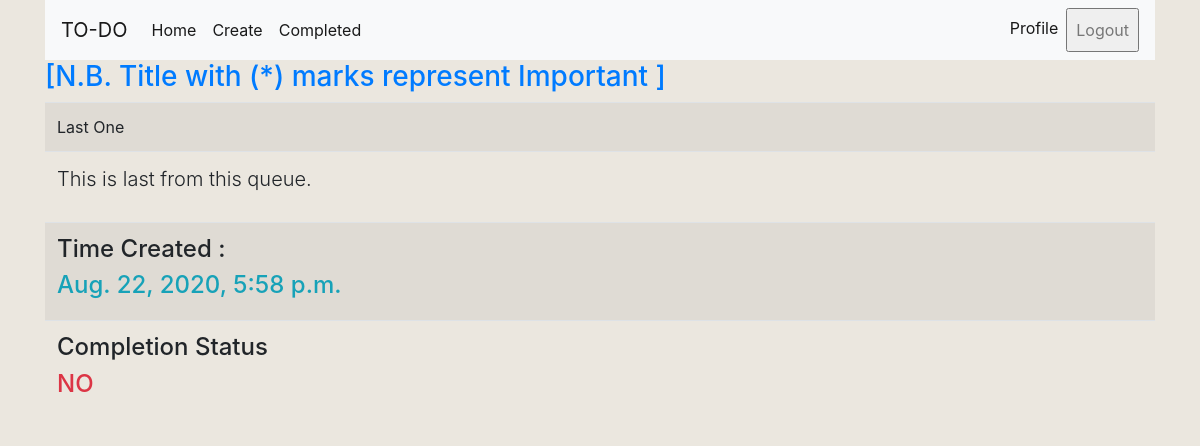
The page /todo/6/ (signed in) on the database its author committed.
### app1/models.py (models this page shows, shortened)
class ToDo(models.Model):
    title = models.CharField(max_length = 100)
    description = models.TextField(blank=True, null=True)
    important = models.BooleanField(default=True)
    time_created = models.DateTimeField(auto_now_add=True, verbose_name = 'Creation Time')
    is_completed = models.BooleanField(blank=True, null=True)
    time_completed = models.DateTimeField(blank=True, null=True, verbose_name = 'Completion Time')
    user = models.ForeignKey(User, on_delete=models.CASCADE)
    class Meta:
        verbose_name_plural = 'ToDo List'

### app1/views.py (the view)
# urls.py: path('todo/<int:pk>/', detailView, name = 'detail-view'),
@login_required
def detailView(request, pk):
    obj = get_object_or_404(ToDo, pk=pk)
    context = {'todo': obj}
    return render(request, 'app1/details.html', context)

### templates/app1/details.html
{% extends 'app1/base.html' %}
{% block content %}
  <div class="coontainer">
    <h3 class="text-primary">[N.B. Title with (*) marks represent Important ]</h3>
    <table class="table table-striped">
      <tbody>
        <tr>
          <td>
            {% if todo.important %}
             <h4 class="font-weight-normal">{{ todo.title  | title }} * {% else %} {{ todo.title | title }}</h4>
            {% endif %}
          </td>
        </tr>
        <tr>
          <td>
              {% if todo.description %} <p class="lead"> {{ todo.description }} </p> {%endif %}
          </td>
        </tr>
        <tr>
          <td>
                   <h4>Time Created : </h4>  <h4 class="text-info">{{ todo.time_created }} </h4>
          </td>
        </tr>
          {% if todo.time_completed %}
        <tr>
          <td>
            <h4> Completion Status </h4> <h4 class="text-success">YES</h4>
          </td>
        </tr>
        <tr>
          <td>
            <h4> Completion Time </h4> <h4 class="text-success">{{todo.time_completed}}</h4>
          </td>
        </tr>
        {% else %}
            <tr>
              <td>
                    <h4> Completion Status </h4> <h4 class="text-danger">NO</h4>
              </td>
            </tr>
        {% endif %}
      </tbody>
    </table>
  </div>
{% endblock content %}

### rows shown on the page
ToDo: title "Last One", description "This is last from this queue.", time_created "Aug. 22, 2020, 5:58 p.m."
